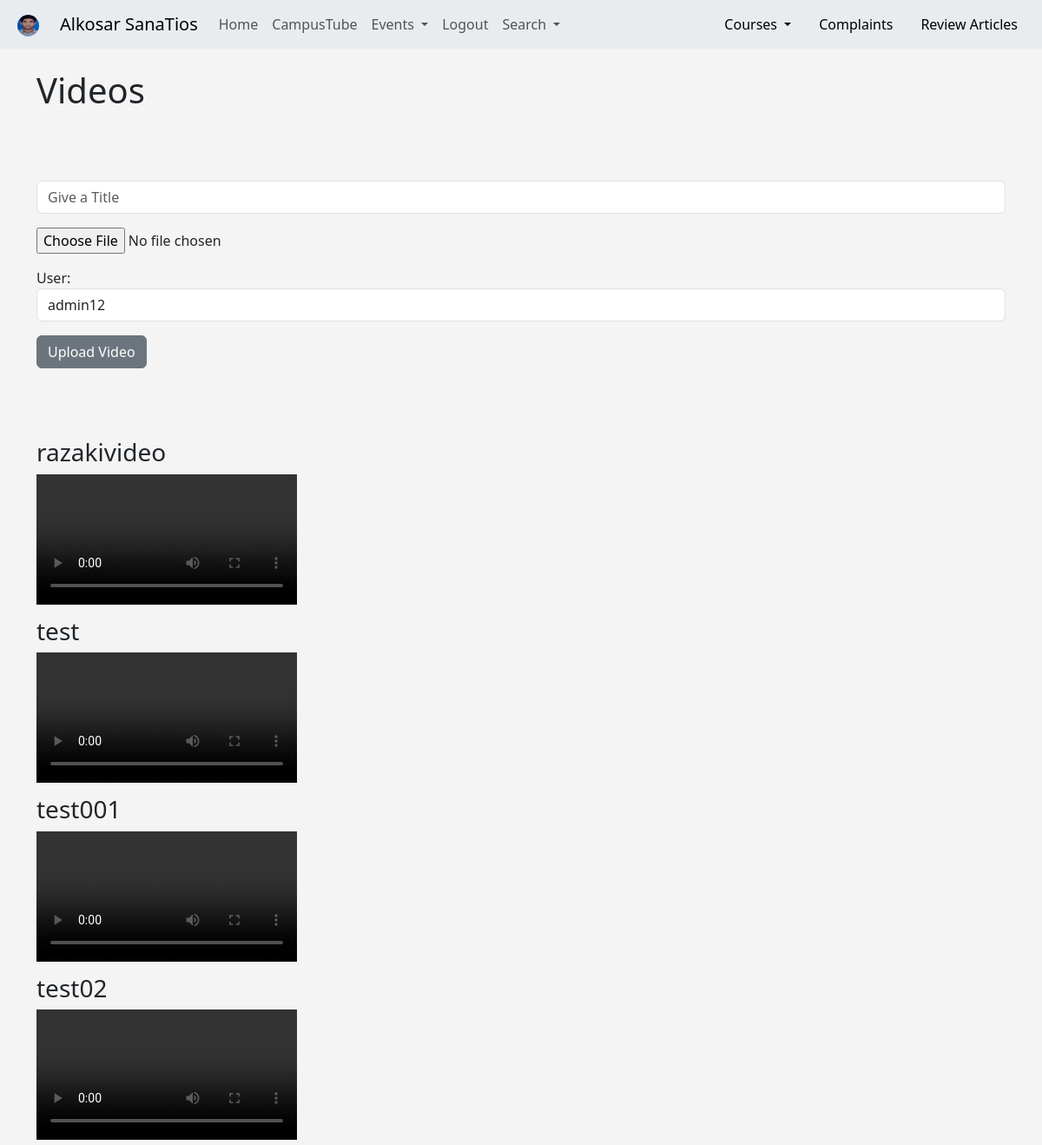
The page /video/ (signed in) on the database its author committed.
### home/models.py (models this page shows, shortened)
class Profile(models.Model):
    user = models.OneToOneField(User, on_delete=models.CASCADE)
    follows = models.ManyToManyField("self",
    related_name = "followed_by",
    symmetrical= False,
    blank=True)
    date_modified = models.DateTimeField(User, auto_now = True)
    profile_image = models.ImageField(null = True, blank = True, upload_to = 'profile-images/')
    profile_bio = models.CharField(null=True, blank=True, max_length=500)
    homepage_link = models.CharField(null=True, blank=True, max_length=200)
    facebook_link = models.CharField(null=True, blank=True, max_length=200)
    instagram_link = models.CharField(null=True, blank=True, max_length=200)
    linkdin_link = models.CharField(null=True, blank=True, max_length=200)

class Video(models.Model):
    user = models.ForeignKey(User, related_name= "videos", on_delete= models.CASCADE)
    caption = models.CharField(max_length=300)
    video=models.FileField(upload_to="video/%y", validators=[file_size])
    created_at = models.DateTimeField(auto_now_add = True)

### home/views.py (the view)
# urls.py: path('video/', views.video, name = 'video'),
def video(request):
    all_video=Video.objects.all().order_by("-created_at")
    if request.method == "POST":
        form=Video_form(data=request.POST, files= request.FILES)
        if form.is_valid():
            form.save()
            messages.success(request, "Uploaded Successfully....!")
            return redirect('home')
    else:
        form = Video_form()
    return render (request, 'home/video.html', {"form": form, 'all_video': all_video})

### home/forms.py
class Video_form(forms.ModelForm):
    class Meta:
        model=Video
        fields  = ('caption', 'video', 'user')
        labels = {
            'caption': '',
            'video':'',
        }
        widgets = {
            'caption': forms.TextInput(attrs= {'class': 'form-control', 'placeholder':'Give a Title'}),
             'user' : forms.TextInput(attrs= {'class': 'form-control', 'value':'', 'id' : 'elder'}),
        }

### home/templates/home/video.html (shortened to what this page needs)
{% extends 'home/base.html' %}
{% load static %}
{% block content %}
	<h1>Videos</h1>
<br/>
	<div class="mt-5">
<form action="." method=POST enctype="multipart/form-data">
  	{{ form.as_p }}
  <button type="submit" class="btn btn-secondary">Upload Video</button>
</form>
</div>
<br><br><br>
{% for x in all_video %}
<div>
 <h3 class="text-left mt-2 mb-2 ">  {{ x.caption }}  </h3>
<video class="embed-responsive embed-responsive-1by1 " controls=" controls">
    <source src="{{ x.video.url }}" type="video/mp4" target="new">
</video>
</div>
{% endfor %}
 </div>
{% endblock %}

### home/templates/home/navbar.html (shortened to what this page needs)
{% load static %}
<nav class="navbar navbar-expand-lg bg-body-secondary">
    <div class="container-fluid">
      {% if user.is_authenticated %}
      <ul class="navbar-nav ml-auto">
        <li class="nav-link navbar-brand">
          {% if user.profile.profile_image %}
          <a href="{% url 'profile' request.user.id %} "><img src="{{ user.profile.profile_image.url }}" class="rounded-circle" height="25" width="25" > </a>
          {% else %}
          <a href="{% url 'profile' request.user.id %} "><img src=" {% static 'images/20th.jpg' %} " width="25" height="25" class="rounded-circle"></a>
          {% endif %}
        </li>
      </ul>
      {% endif %}
      <a class="navbar-brand" href=" {% url 'campus' %} ">Alkosar SanaTios</a>
      <div class="collapse navbar-collapse" id="navbarSupportedContent">
        <ul class="navbar-nav me-auto mb-2 mb-lg-0">
          <li class="nav-item">
            <a class="nav-link" href=" {% url 'home' %} ">Home</a>
          </li>
          <li class="nav-item">
            <a class="nav-link" href=" {% url 'video' %} ">CampusTube</a>
          </li>
          <li class="nav-item dropdown">
            <a class="nav-link dropdown-toggle" href="#" role="button" data-bs-toggle="dropdown" aria-expanded="false">
              Events
            </a>
          </li>
            {% if user.is_authenticated %}
          <li class="nav-item">
            <a class="nav-link" href=" {% url 'logout' %} ">Logout</a>
          </li>
          {% else %}
          <li class="nav-item">
            <a class="nav-link" href=" {% url 'login' %} ">Login</a>
          </li>
          {% endif %}
          <li class="nav-item dropdown">
            <a class="nav-link dropdown-toggle" href="#" role="button" data-bs-toggle="dropdown" aria-expanded="false">
              Search
            </a>
              </li>
            </ul>
        <ul class="nav justify-content-end">
          <li class="nav-item dropdown ">
            <a class="nav-link dropdown-toggle" href="#" role="button" data-bs-toggle="dropdown" aria-expanded="false" style="color: black;">
              Courses
            </a>
          </li>
          <li class="nav-item">
            <a class="nav-link" href=" {% url 'complaint' %} " style="color: black;" >Complaints</a>
          </li>
          <li class="nav-item">
            <a class="nav-link" href=" {% url 'add-event' %}" style="color:black;" >Review Articles</a>
          </li>
        </ul>
      </div>
     </div>
</nav>

### home/templates/home/base.html (style rules this page uses)
body { background: #f4f4f4; }

### rows shown on the page
Video: caption "razakivideo"
Video: caption "test"
Video: caption "test001"
Video: caption "test02"
